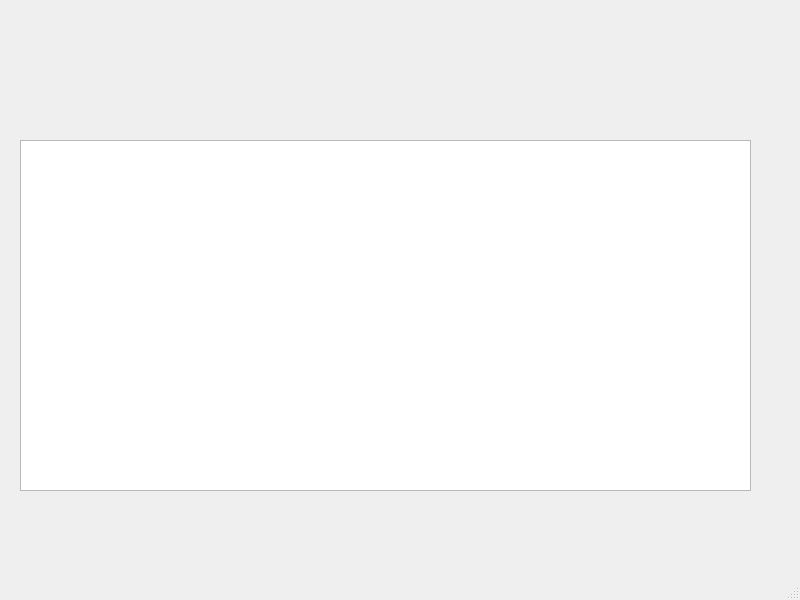
<?xml version="1.0" encoding="UTF-8"?>
<ui version="4.0">
 <class>MainWindow</class>
 <widget class="QMainWindow" name="MainWindow">
  <property name="geometry">
   <rect>
    <x>0</x>
    <y>0</y>
    <width>800</width>
    <height>600</height>
   </rect>
  </property>
  <property name="windowTitle">
   <string>MainWindow</string>
  </property>
  <widget class="QWidget" name="centralwidget">
   <widget class="QTextBrowser" name="textBrowser">
    <property name="geometry">
     <rect>
      <x>20</x>
      <y>140</y>
      <width>731</width>
      <height>351</height>
     </rect>
    </property>
   </widget>
  </widget>
  <widget class="QMenuBar" name="menubar">
   <property name="geometry">
    <rect>
     <x>0</x>
     <y>0</y>
     <width>800</width>
     <height>26</height>
    </rect>
   </property>
  </widget>
  <widget class="QStatusBar" name="statusbar"/>
 </widget>
 <resources/>
 <connections/>
</ui>
